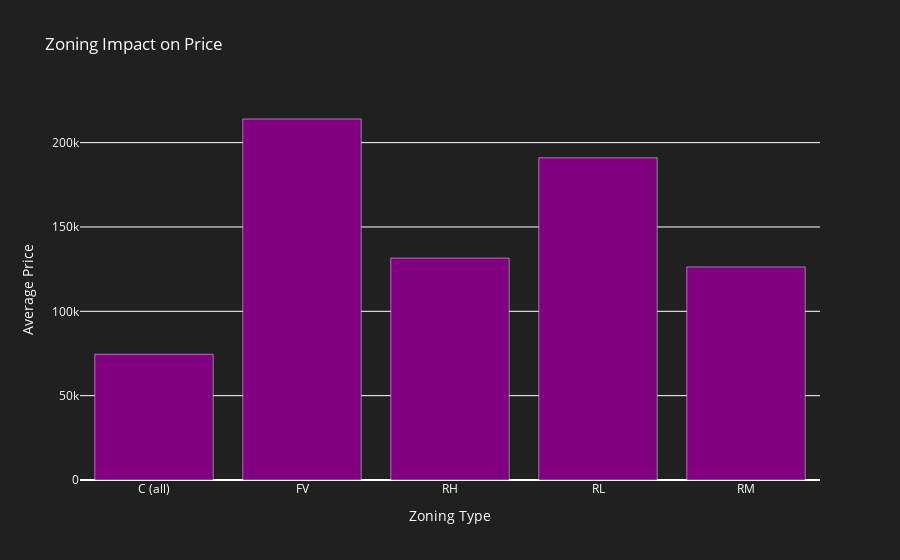

Notebook source saved alongside this figure:
### Code cell
#Zoning impact on price
zoning_price = train_df.groupby('MSZoning')['SalePrice'].mean()
zoning_type = train_df['MSZoning'].value_counts()
formatted_price = zoning_price.apply(lambda x: f'${x:,.2f}')
fig3 = go.Figure(data = [go.Bar(
    x=zoning_price.index, 
    y=zoning_price.values, 
    name='Zoning Price', 
    marker=dict(color='purple'))]
    )
fig3.update_layout(
    title='Zoning Impact on Price',
    xaxis_title='Zoning Type', 
    yaxis_title='Average Price',
    legend_title='Data Distribution',
    plot_bgcolor='rgba(32,32,32,1)',
    paper_bgcolor='rgba(32,32,32,1)',
    font=dict(color='white')
)
fig3.show()

### Figure 1 — Plotly figure (JSON) as saved in the notebook; plotly's stock layout.template omitted (floating-point values rounded to 4 significant figures)
{"data": [{"marker": {"color": "purple"}, "name": "Zoning Price", "type": "bar", "x": ["C (all)", "FV", "RH", "RL", "RM"], "y": [74528, 214000.0, 131600.0, 191000.0, 126300.0]}], "layout": {"font": {"color": "white"}, "legend": {"title": {"text": "Data Distribution"}}, "paper_bgcolor": "rgba(32,32,32,1)", "plot_bgcolor": "rgba(32,32,32,1)", "title": {"text": "Zoning Impact on Price"}, "xaxis": {"title": {"text": "Zoning Type"}}, "yaxis": {"title": {"text": "Average Price"}}}}
